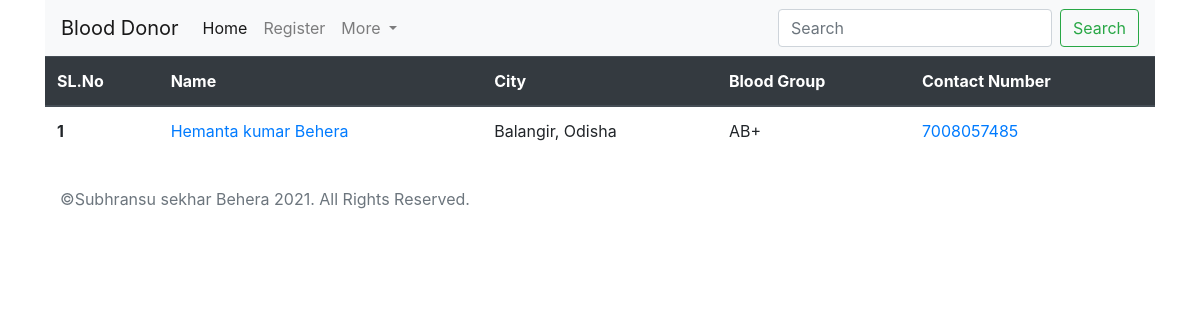
/index.php?data=AB+, run on the app's committed database.
### tables this page shows
CREATE TABLE `donor` (
  `id` int(11) NOT NULL,
  `name` varchar(30) NOT NULL,
  `address` text NOT NULL,
  `city` varchar(20) NOT NULL,
  `state` varchar(20) NOT NULL,
  `pin` varchar(10) NOT NULL,
  `bgroup` varchar(5) NOT NULL,
  `contact` varchar(10) NOT NULL,
  `password` varchar(20) NOT NULL
);

### configurations.inc.php (called while the page is built, shortened)
<?php
$table = "donor";
?>

### index.php (the view, shortened to what this page needs)
<?php
    include("header.php");
    include("db.php");
?>
<?php
$sql = "SELECT * FROM $table";
if(isset($_GET["data"])) {
  $data = $_GET["data"];
  if($data != "") {
    $sql = "SELECT * FROM $table WHERE bgroup like '$data' or name like '$data' or city like '$data'";
  }
}
$result = mysqli_query($con, $sql);
?>
<table class="table">
  <thead class="thead-dark">
    <tr>
      <th scope="col">SL.No</th>
      <th scope="col">Name</th>
      <th scope="col">City</th>
      <th scope="col">Blood Group</th>
      <th scope="col">Contact Number</th>
    </tr>
  </thead>
  <?php if($result) {
      $sl = 1;
      $tot = mysqli_num_rows($result);
      if($tot>0) {
        while($row = mysqli_fetch_assoc($result)) {
  ?>
  <tbody>
      <tr>
        <th scope="row"><?php echo $sl ?></th>
        <td><a href="details.php?ref=<?php echo $row["id"]; ?>"><?php echo $row["name"] ?></a></td>
        <td><?php echo $row["city"] ?>, <?php echo $row["state"] ?></td>
        <td><?php echo $row["bgroup"] ?></td>
        <td><a href="tel:+91<?php echo $row["contact"] ?>"><?php echo $row["contact"] ?></a></td>
      </tr>
  <?php
            $sl = $sl + 1;
        }
      }
    }
  ?>
  </tbody>
</table>
<?php include("footer.php"); ?>

### data on the page
donor: name "Hemanta kumar Behera", city "Balangir", state "Odisha", bgroup "AB+", contact "7008057485"

### other printed values
$owner_name "Subhransu sekhar Behera"
